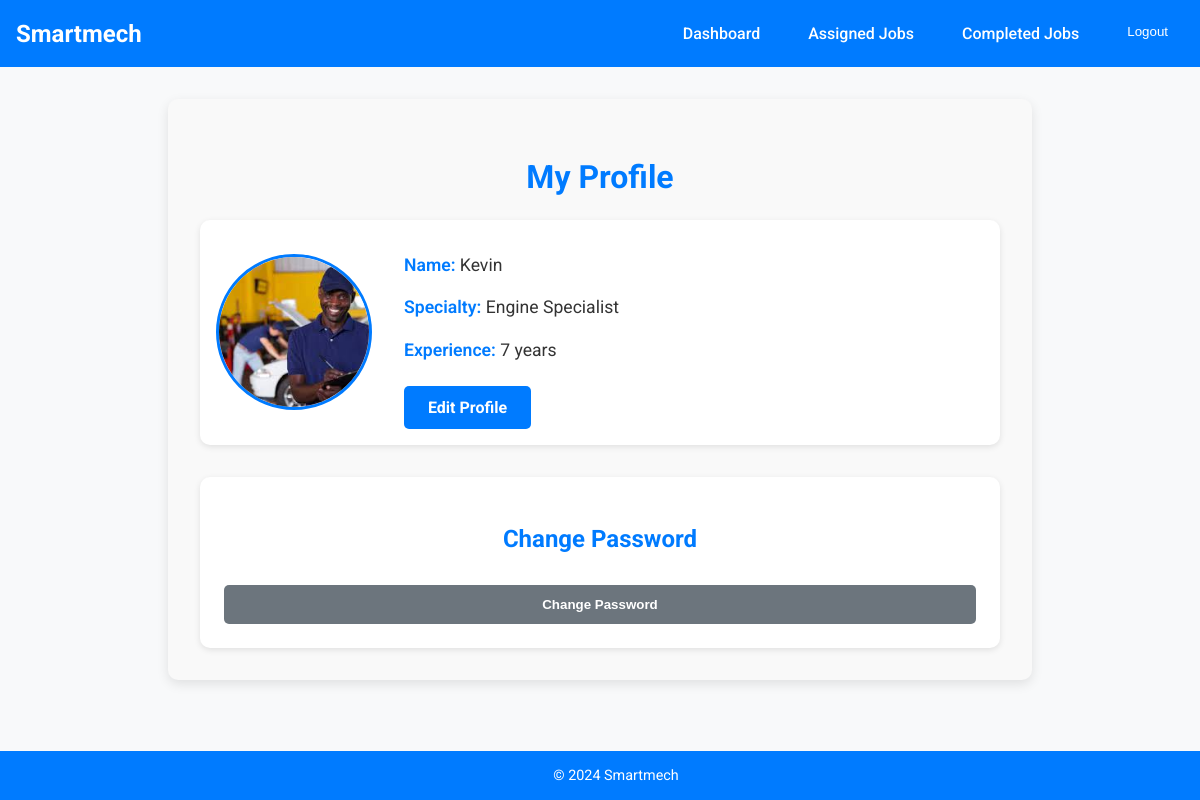
The page /accounts/profile/ (signed in) on the database its author committed.
### accounts/models.py (models this page shows, shortened)
class Mechanic(models.Model):
    user = models.OneToOneField(CustomUser, on_delete=models.CASCADE)
    phone_number = models.CharField(max_length=15, blank=True, null=True)
    specialty = models.CharField(max_length=100, blank=True, null=True)  # E.g., Engine Specialist, Brake Specialist
    experience_years = models.IntegerField(default=0)
    profile_picture = models.ImageField(upload_to='profile_pics/', blank=True, null=True)
    city = models.CharField(max_length=100, blank=True, null=True)
    state = models.CharField(max_length=100, blank=True, null=True)

class CustomUser(AbstractUser):
    USER_ROLES = (
        ('owner', 'Vehicle Owner'),
        ('mechanic', 'Mechanic'),
        ('company', 'Auto Repair Company'),
    )
    role = models.CharField(max_length=10, choices=USER_ROLES, default='owner')

### accounts/views.py (the view)
# urls.py: path('profile/', views.profile, name='profile'),
@login_required
def profile(request):
    profile = request.user.mechanic
    return render(request, 'mechanic/profile.html', {'profile': profile})

### accounts/templates/mechanic/profile.html (shortened to what this page needs)
{% extends 'base.html' %}
{% load static %}
{% block content %}
<div class="profile-container-unique">
    <h2 class="profile-title-unique">My Profile</h2>
    <div class="profile-info-section-unique">
        <img src="{% if profile.profile_picture %}{{ profile.profile_picture.url }}{% else %}{% static 'accounts/img/default1.jpg' %}{% endif %}" alt="Profile Picture" class="profile-pic-unique">
        <div class="profile-info-unique">
            <p><strong>Name:</strong> {{ profile.user.username }}</p>
            <p><strong>Specialty:</strong> {{ profile.specialty }}</p>
            <p><strong>Experience:</strong> {{ profile.experience_years }} years</p>
            <a href="{% url 'mechanic_update_profile' %}" class="btn-unique">Edit Profile</a>
        </div>
    </div>
    <div class="change-password-form-unique">
        <h3>Change Password</h3>
        <form method="post" action="{% url 'password_change' %}">
            <button type="submit" class="btn-secondary-unique">Change Password</button>
        </form>
    </div>
</div>
{% endblock %}

### accounts/static/accounts/css/style.css (style rules this page uses)
body { font-family: 'Roboto', sans-serif; background-color: #f4f4f9; margin: 0; padding: 0; color: #333; }
h1, h2, h3 { color: #333; margin-bottom: 15px; }
a { color: #3498db; text-decoration: none; }
.profile-container-unique { max-width: 800px; margin: 2rem auto; padding: 2rem; background-color: #f9f9f9; border-radius: 10px; box-shadow: 0 4px 12px rgba(0, 0, 0, 0.1); }
.profile-title-unique { font-size: 2rem; color: #007bff; margin-bottom: 1.5rem; text-align: center; font-weight: bold; }
.profile-info-section-unique { display: flex; align-items: center; margin-bottom: 2rem; background-color: #ffffff; padding: 1rem; border-radius: 10px; box-shadow: 0 2px 6px rgba(0, 0, 0, 0.1); }
.profile-pic-unique { width: 150px; height: 150px; border-radius: 50%; object-fit: cover; margin-right: 2rem; border: 3px solid #007bff; }
.profile-info-unique { flex-grow: 1; }
.profile-info-unique p { font-size: 1.1rem; color: #333333; margin-bottom: 0.5rem; line-height: 1.4; }
.profile-info-unique p strong { color: #007bff; font-weight: 600; }
.profile-info-unique .btn-unique { display: inline-block; background-color: #007bff; color: white; padding: 0.75rem 1.5rem; border-radius: 5px; border: none; cursor: pointer; transition: background-color 0.3s ease; font-weight: bold; text-decoration: none; margin-top: 1rem; }
.change-password-form-unique { background-color: #ffffff; padding: 1.5rem; border-radius: 10px; box-shadow: 0 2px 6px rgba(0, 0, 0, 0.1); }
.change-password-form-unique h3 { font-size: 1.5rem; margin-bottom: 1rem; color: #007bff; font-weight: bold; text-align: center; }
.change-password-form-unique .btn-secondary-unique { display: inline-block; background-color: #6c757d; color: white; padding: 0.75rem 1.5rem; border-radius: 5px; border: none; cursor: pointer; transition: background-color 0.3s ease; font-weight: bold; width: 100%; text-align: center; margin-top: 1rem; }

### accounts/templates/base.html (style rules this page uses)
html, body { margin: 0; padding: 0; height: 100%; font-family: 'Roboto', sans-serif; overflow-x: hidden; }
body { display: flex; flex-direction: column; background-color: #f8f9fa; color: #333; }

### rows shown on the page
Mechanic: profile_picture (picture), user.username "Kevin", specialty "Engine Specialist", experience_years "7"
